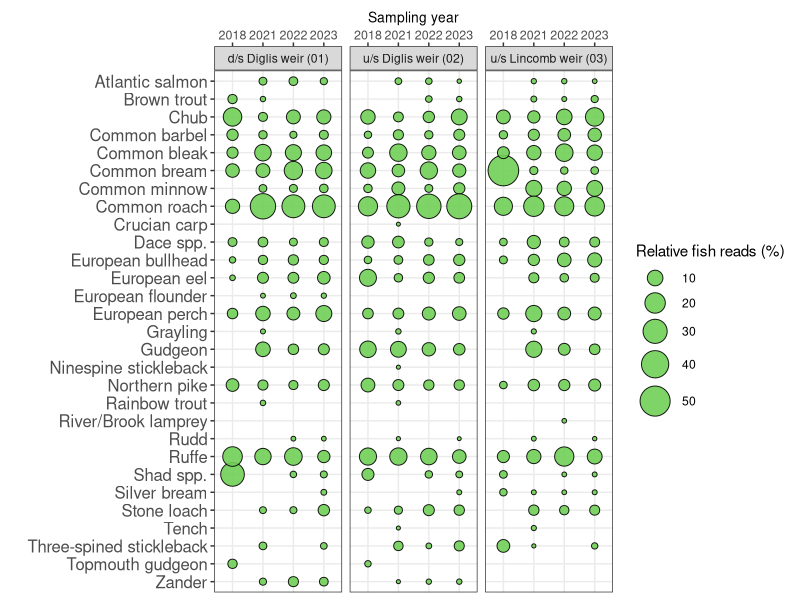
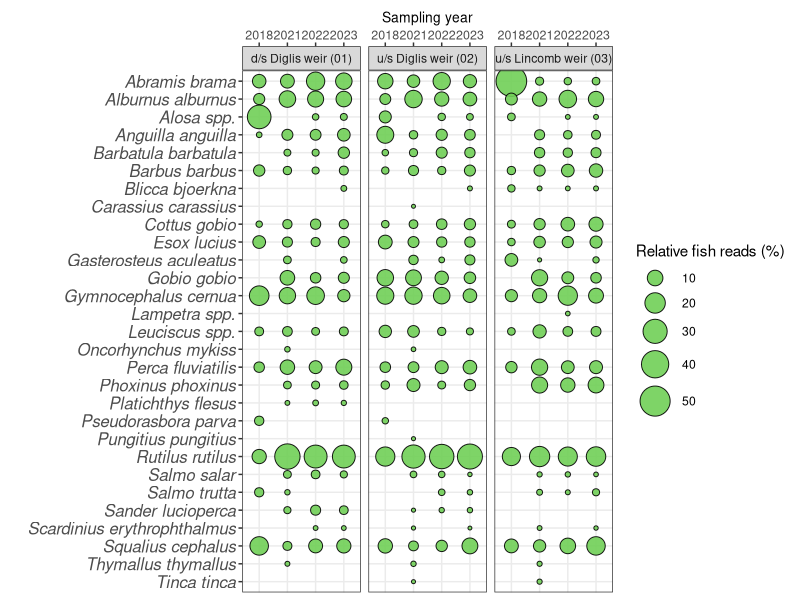

The R source for these figures, in order:
# ---
# Title: "Severn Phase III - Cross-year Comparison Species Diversity Bubble Plot - VERTS"
# Author: "Clare E. Collins, Graham Sellers and Nathan P. Griffiths"
# Date: "31 January 2024"
# ---
# 
# ## Prepare working environment
# 
# Clear R memory <<rm(list=ls())>>, set working directory (check <<getwd()>>; Set <<setwd()>>) and load required packages.
# 

##Packages------

library('reshape2')
library('vegan')
library(ggplot2)
library(stringr)

# 2018 VERTS DATA BIT --------------------------------------------------------------------------------

# read in the data
dat_2018 = read.csv('data/comparison/2018_reanalysis_MIFISH_verts_blast98_denoise.tsv', sep = '\t', header = T, row.names = 1, stringsAsFactors = F)

# grab taxonomy, remove from data
dat_2018_tax = dat_2018$taxonomy
dat_2018 = dat_2018[-grep('taxonomy', colnames(dat_2018))]

# noise filter data at 0.1%
dat_2018[t(t(dat_2018)/colSums(dat_2018)) < 0.001] = 0

# drop samples with less than 500 reads:
dat_2018 = dat_2018[,!colSums(dat_2018) < 500]

# add back taxonomy
dat_2018$taxonomy = dat_2018_tax

# remove assignments to Cyprinidae, Percidae and unassigned
dat_2018 = dat_2018[-grep('Cyprinidae|Percidae|Leuciscidae|unassigned', rownames(dat_2018)),]

# isolate fish and remove taxonomy (again)
dat_2018 = dat_2018[grep('Actinopteri|Petromyzontiformes', dat_2018$taxonomy),]
dat_2018 = dat_2018[-grep('taxonomy', colnames(dat_2018))]

# remove species with no assignments
dat_2018 = dat_2018[rowSums(dat_2018) > 0,]

# change Alosa_alosa to Alosa_spp.
rownames(dat_2018) = sub('Alosa_alosa', 'Alosa_spp.', rownames(dat_2018))

# change Leuciscus to Leuciscus_spp.
rownames(dat_2018) = sub('Leuciscus', 'Leuciscus_spp.', rownames(dat_2018))

# remove filtration and extraction blanks
dat_2018 = dat_2018[-grep('^N|N', colnames(dat_2018))]

# remove samples with no assignments
dat_2018 = dat_2018[colSums(dat_2018) > 0]

# select only River Severn sites
dat_2018 = dat_2018[-grep('TB|PB', colnames(dat_2018))]

# isolate site repeated between all 3 years (Diglis)
Diglis_2018 = dat_2018[grep('DW', colnames(dat_2018))]
Sabrina_2018 = dat_2018[grep('WB', colnames(dat_2018))]
Stourport_2018 = dat_2018[grep('L', colnames(dat_2018))]

# pool sites
pooled_2018 = data.frame(rowSums(Stourport_2018), rowSums(Sabrina_2018), rowSums(Diglis_2018))
pooled_2018 = pooled_2018[rowSums(pooled_2018) > 0,]
pooled_2018 = pooled_2018[sort(rownames(pooled_2018)),]
names(pooled_2018) = c('Stourport_2018', 'Sabrina_2018', 'Diglis_2018')


# 2021 VERTS DATA BIT--------------------------------------------------------------------------------

# read in the data
dat_2021 = read.csv('data/comparison/NE2021_MIFISH_fish_blast98_denoise.tsv', sep = '\t', header = T, row.names = 1, stringsAsFactors = F)

# remove negatives, positives, filtration and extraction blanks, and taxonomy
dat_2021 = dat_2021[, -grep('taxonomy|NEG|POS|EB|FB', colnames(dat_2021))]

# noise filter data at 0.1%
dat_2021[t(t(dat_2021)/colSums(dat_2021)) < 0.001] = 0

# drop samples with less than 500 reads:
dat_2021 = dat_2021[!colSums(dat_2021) < 500]

# remove positive control (Maylandia zebra)
dat_2021 = dat_2021[-grep('Maylandia_zebra', rownames(dat_2021)),]

# remove assignments to Cyprinidae, Percidae and unassigned
dat_2021 = dat_2021[-grep('Cyprinidae|Percidae|Leuciscidae|unassigned', rownames(dat_2021)),]

# change Alosa_alosa to Alosa_spp.
rownames(dat_2021) = sub('Alosa', 'Alosa_spp.', rownames(dat_2021))

# change Leuciscus to Leuciscus_spp.
rownames(dat_2021) = sub('Leuciscus', 'Leuciscus_spp.', rownames(dat_2021))

# change Lampetra fluviatilis to Lampetra_spp.
rownames(dat_2021) = sub('Lampetra_fluviatilis', 'Lampetra_spp.', rownames(dat_2021))

# make '.' a '-' as intended (why does read.csv do this to the original input file???)
colnames(dat_2021) = gsub('\\.', '-', colnames(dat_2021))

# correct samples with improved 1:10 dilution results
dilutes = c('NE23', 'NE26', 'NE89')

for(i in dilutes){dat_2021[i] = dat_2021[paste(i, '_2', sep = '')]}

# remove duplicated samples (NE63-2-1 and NE63-2-2)
dat_2021 = dat_2021[-grep('NE63-2-1|NE63-2-2', colnames(dat_2021))]

colnames(dat_2021)[which(names(dat_2021) == 'NE63-1-1')] = 'NE63'
colnames(dat_2021)[which(names(dat_2021) == 'NE63-1-2')] = 'NE65'

# change column names from 'tube ids' to 'sample ids'
sample_names = read.csv('data/comparison/NE2021_sample_names.txt', sep = '\t', header = F, col.names = c('tube', 'sample'))
samples = sample_names$sample
names(samples) = sample_names$tube
colnames(dat_2021) = samples[colnames(dat_2021)]

# remove species with no assignments
dat_2021 = dat_2021[rowSums(dat_2021) > 0,]

# remove 1:10 dilutions and lab filtration
dat_2021 = dat_2021[, -grep('_2|_lab', colnames(dat_2021))]

# isolate sites repeated between all years (Stourport (S10), Sabrina (S11), Diglis (S13))
Stourport_2021 = dat_2021[grep('S10', colnames(dat_2021))]
Sabrina_2021 = dat_2021[grep('S11', colnames(dat_2021))]
Diglis_2021 = dat_2021[grep('S13', colnames(dat_2021))]

# pool sites
pooled_2021 = data.frame(rowSums(Stourport_2021), rowSums(Sabrina_2021), rowSums(Diglis_2021))
pooled_2021 = pooled_2021[rowSums(pooled_2021) > 0,]
pooled_2021 = pooled_2021[sort(rownames(pooled_2021)),]
names(pooled_2021) = c('Stourport_2021', 'Sabrina_2021', 'Diglis_2021')


# 2022 VERTS DATA BIT--------------------------------------------------------------------------------

# read in the data
dat_2022 = read.csv('data/comparison/FISH_98_Final.csv')

# make '.' a '-' as intended
colnames(dat_2022) = gsub('\\.', '-', colnames(dat_2022))

# grab taxonomy, remove from data
dat_2022_tax = dat_2022$taxonomy
dat_2022 = dat_2022[-grep('taxonomy', colnames(dat_2022))]

# sort row names
rownames(dat_2022) = dat_2022[,1]
dat_2022 <- dat_2022[, -1]

# noise filter data at 0.1%
dat_2022[t(t(dat_2022)/colSums(dat_2022)) < 0.001] = 0

# drop samples with less than 500 reads:
dat_2022 = dat_2022[,!colSums(dat_2022) < 500]

# add back taxonomy
dat_2022$taxonomy = dat_2022_tax

# remove assignments to Cyprinidae, Percidae and unassigned
dat_2022 = dat_2022[-grep('Cyprinidae|Percidae|Leuciscidae|unassigned', rownames(dat_2022)),]

# isolate fish and remove taxonomy (again)
dat_2022 = dat_2022[grep('Actinopteri|Petromyzontiformes', dat_2022$taxonomy),]
dat_2022 = dat_2022[-grep('taxonomy', colnames(dat_2022))]

# remove species with no assignments
dat_2022 = dat_2022[rowSums(dat_2022) > 0,]

# change Alosa_alosa to Alosa_spp.
rownames(dat_2022) = sub('Alosa', 'Alosa_spp.', rownames(dat_2022))

# change Leuciscus to Leuciscus_spp.
rownames(dat_2022) = sub('Leuciscus', 'Leuciscus_spp.', rownames(dat_2022))

# change Lampetra fluviatilis to Lampetra_spp.
rownames(dat_2022) = sub('Lampetra_fluviatilis', 'Lampetra_spp.', rownames(dat_2022))

# select only River Severn sites
dat_2022 <- dat_2022[grep('S.-', colnames(dat_2022))]

# isolate sites repeated between all years (Stourport (S5), Sabrina (S2), Diglis (S1))
Stourport_2022 = dat_2022[grep('S5', colnames(dat_2022))]
Sabrina_2022 = dat_2022[grep('S2', colnames(dat_2022))]
Diglis_2022 = dat_2022[grep('S1', colnames(dat_2022))]

# pool sites
pooled_2022 = data.frame(rowSums(Stourport_2022), rowSums(Sabrina_2022), rowSums(Diglis_2022))
pooled_2022 = pooled_2022[rowSums(pooled_2022) > 0,]
pooled_2022 = pooled_2022[sort(rownames(pooled_2022)),]
names(pooled_2022) = c('Stourport_2022', 'Sabrina_2022', 'Diglis_2022')



# 2023 VERTS DATA BIT--------------------------------------------------------------------------------

# read in the data
dat_2023 = read.csv('data/comparison/NE23_mifish_blast98_denoise.csv')

# make '.' a '-' as intended
colnames(dat_2023) = gsub('\\.', '-', colnames(dat_2023))

# grab taxonomy, remove from data
dat_2023_tax = dat_2023$taxonomy
dat_2023 = dat_2023[-grep('taxonomy', colnames(dat_2023))]

# sort row names
rownames(dat_2023) = dat_2023[,1]
dat_2023 <- dat_2023[, -1]

# noise filter data at 0.1%
dat_2023[t(t(dat_2023)/colSums(dat_2023)) < 0.001] = 0

# drop samples with less than 500 reads:
dat_2023 = dat_2023[,!colSums(dat_2023) < 500]

# add back taxonomy
dat_2023$taxonomy = dat_2023_tax

# remove assignments to Cyprinidae, Percidae and unassigned
dat_2023 = dat_2023[-grep('Cyprinidae|Percidae|Leuciscidae|unassigned', rownames(dat_2023)),]

# isolate fish and remove taxonomy (again)
dat_2023 = dat_2023[grep('Actinopteri|Petromyzontiformes', dat_2023$taxonomy),]
dat_2023 = dat_2023[-grep('taxonomy', colnames(dat_2023))]

# change column names from 'tube ids' to 'sample ids'
sample_names = read.csv('data/comparison/NE2023_sample_names.txt', sep = '\t', header = F, col.names = c('tube', 'sample'))
samples = sample_names$sample
names(samples) = sample_names$tube
colnames(dat_2023) = samples[colnames(dat_2023)]

# remove species with no assignments
dat_2023 = dat_2023[rowSums(dat_2023) > 0,]

## Change Alosa_alosa to Alosa spp.
rownames(dat_2023) = sub('Alosa_alosa', 'Alosa spp.', rownames(dat_2023))

## Merge Leuciscus to Leuciscus leuciscus and change to Leuciscus spp.
Leuciscus_leuciscus = dat_2023['Leuciscus_leuciscus',]
Leuciscus = dat_2023['Leuciscus',]
dat_2023['Leuciscus_leuciscus',] = Leuciscus_leuciscus + Leuciscus
dat_2023 = dat_2023[!(rownames(dat_2023) == 'Leuciscus'),]
rownames(dat_2023) = sub('Leuciscus_leuciscus', 'Leuciscus spp.', rownames(dat_2023))

# isolate sites repeated between all years (Stourport (S5), Sabrina (S2), Diglis (S1))
Stourport_2023 = dat_2023[grep('CS03', colnames(dat_2023))]
Sabrina_2023 = dat_2023[grep('CS02', colnames(dat_2023))]
Diglis_2023 = dat_2023[grep('CS01', colnames(dat_2023))]

# pool sites
pooled_2023 = data.frame(rowSums(Stourport_2023), rowSums(Sabrina_2023), rowSums(Diglis_2023))
pooled_2023 = pooled_2023[rowSums(pooled_2023) > 0,]
pooled_2023 = pooled_2023[sort(rownames(pooled_2023)),]
names(pooled_2023) = c('Stourport_2023', 'Sabrina_2023', 'Diglis_2023')

# Verts Data Sorting --------------------------------------------------

## Make em' proportional so they are comparable between different years

## Make proportional reads eDNA dataset 
#2018
det1 = as.data.frame(t(pooled_2018))
det1$assigned=rowSums(det1)
det1=det1/det1$assigned
r=dim(det1)
det1=det1[1:(r[2]-1)]
det1$site = rownames(det1)
r=dim(det1)
det1 = melt(det1, id=(r[2]))

#2021
det2 = as.data.frame(t(pooled_2021))
det2$assigned=rowSums(det2)
det2=det2/det2$assigned
r=dim(det2)
det2=det2[1:(r[2]-1)]
det2$site = rownames(det2)
r=dim(det2)
det2 = melt(det2, id=(r[2]))

#2022
det3 = as.data.frame(t(pooled_2022))
det3$assigned=rowSums(det3)
det3=det3/det3$assigned
r=dim(det3)
det3=det3[1:(r[2]-1)]
det3$site = rownames(det3)
r=dim(det3)
det3 = melt(det3, id=(r[2]))

#2023
det4 = as.data.frame(t(pooled_2023))
det4$assigned=rowSums(det4)
det4=det4/det4$assigned
r=dim(det4)
det4=det4[1:(r[2]-1)]
det4$site = rownames(det4)
r=dim(det4)
det4 = melt(det4, id=(r[2]))


## Merge 
fin <- rbind(det1, det2, det3, det4)

## Add year
fin$year <- str_extract(fin$site, ".{4}$")

## Add Site 
fin$loc <- gsub(".{5}$", "", fin$site)
## Change Site to d/s Diglis, u/s Diglis, u/s Lincomb
fin$loc <- gsub("Stourport", "u/s Lincomb weir (03)", fin$loc)
fin$loc <- gsub("Diglis", "d/s Diglis weir (01)", fin$loc)
fin$loc <- gsub("Sabrina", "u/s Diglis weir (02)", fin$loc)


# Remove Underscore
fin$variable = gsub('_', ' ', fin$variable)

# remove zeros
fin = fin[fin$value > 0,]

## Add common names, importing them from dictionary file, matching to taxonomic names and then inserting into this df
common_names_df = read.csv('data/NE2023_CommonNames.txt', sep = '\t', header = F, col.names = c('taxonomic', 'common'))
taxonomic_common_fin = match(fin$variable, common_names_df$taxonomic)
fin$common = common_names_df$common[taxonomic_common_fin]

#Bubble plot Verts Common Names --------------------------------
comparison_common_bp = ggplot(fin, aes(x=year, y=common, size=value*100)) +
  geom_point(alpha=0.9, shape=21, fill="#70cf57", color="black") +
  scale_size(range = c(1, 10), name="Relative fish reads (%)") +
  theme_bw() +
  theme(legend.position = "right") +
  xlab("Sampling year") +
  ylab("") +
  theme(axis.text.y = element_text(size = 12))+
  theme(axis.text.x = element_text(size = 9),
        axis.title.x = element_text(size = 10))+
  scale_x_discrete(position = "top") +
  facet_wrap(~loc, scales = 'free_x') + scale_y_discrete(limits=rev)

png("output/Fish_comparison_2018_2021_2022_2023_commonnames.png", width = 3500, height = 2500, units = "px", res = 345)
comparison_common_bp
dev.off()

#Bubble plot Verts Taxonomic Names --------------------------------
comparison_bp = ggplot(fin, aes(x=year, y=variable, size=value*100)) +
  geom_point(alpha=0.9, shape=21, fill="#70cf57", color="black") +
  scale_size(range = c(1, 10), name="Relative fish reads (%)") +
  theme_bw() +
  theme(legend.position = "right") +
  xlab("Sampling year") +
  ylab("") +
  theme(axis.text.y = element_text(face = "italic", size = 12))+
  theme(axis.text.x = element_text(size = 9),
        axis.title.x = element_text(size = 10))+
  scale_x_discrete(position = "top") +
  facet_wrap(~loc, scales = 'free_x') + scale_y_discrete(limits=rev)

png("output/Fish_comparison_2018_2021_2022_2023_taxonomic.png", width = 3500, height = 2500, units = "px", res = 345)
comparison_bp
dev.off()